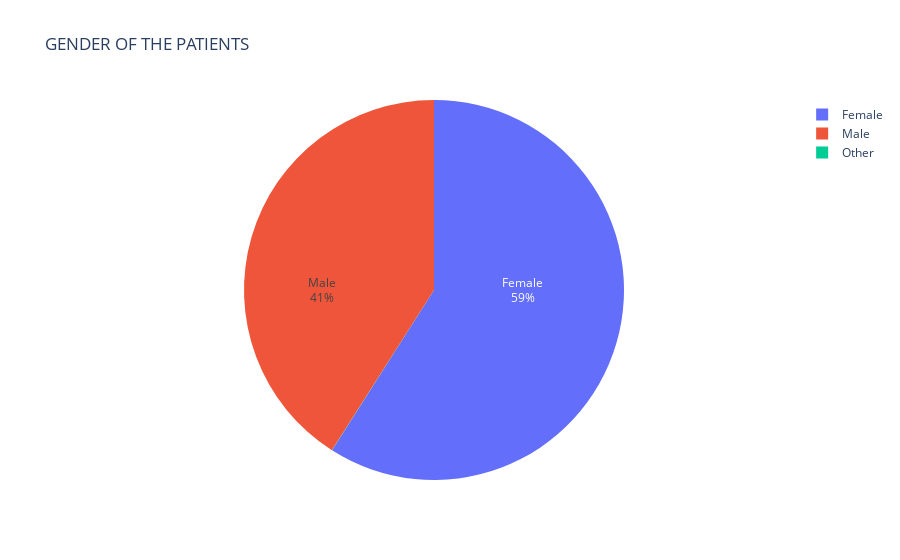

Notebook code cell kept with this figure:
### Code cell
"GENDER OF THE PATIENTS"
data_gender = data['gender'].value_counts()

fig = px.pie(values=data_gender.values,names=data_gender.index,title="GENDER OF THE PATIENTS") # GENDER OF THE PATIENTS
fig.update_traces(textposition='inside', textinfo='percent+label', insidetextorientation='radial')
fig.show()

### Figure 1 — Plotly figure (JSON) as saved in the notebook; plotly's stock layout.template omitted (floating-point values rounded to 4 significant figures)
{"data": [{"domain": {"x": [0, 1], "y": [0, 1]}, "hovertemplate": "label=%{label}<br>value=%{value}<extra></extra>", "insidetextorientation": "radial", "labels": ["Female", "Male", "Other"], "legendgroup": "", "name": "", "showlegend": true, "textinfo": "percent+label", "textposition": "inside", "type": "pie", "values": [2897, 2011, 1]}], "layout": {"legend": {"tracegroupgap": 0}, "title": {"text": "GENDER OF THE PATIENTS"}}}
